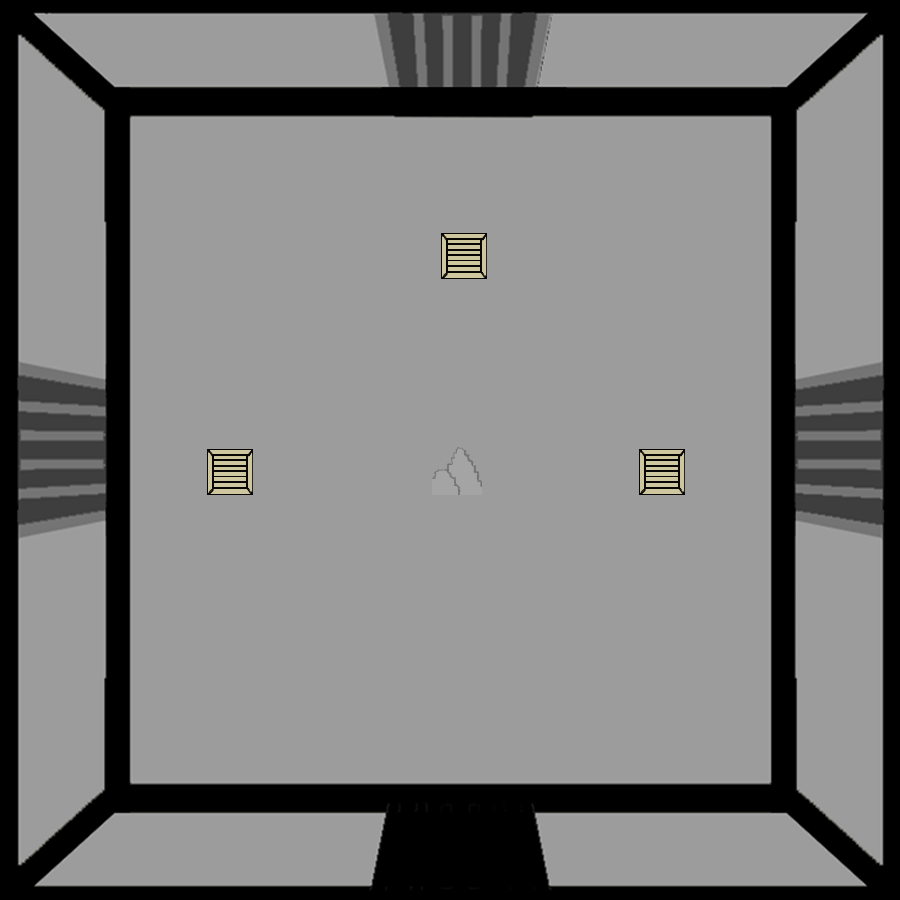

This game map was drawn from its Tiled (.tmx) file and the tilesets committed beside it. A one-line description and the trimmed map source follow:
An orthogonal 100x100 tile map with 9x9 px tiles, 2 tile layers (SALA, CAJAS Y ROCAS), 3 tilesets.

<map version="1.2" tiledversion="1.3.3" orientation="orthogonal" renderorder="right-down" width="100" height="100" tilewidth="9" tileheight="9" infinite="0" nextlayerid="3" nextobjectid="1">
 <tileset firstgid="1" source="PRISION4.tsx" />
 <tileset firstgid="10001" source="CAJA.tsx" />
 <tileset firstgid="10026" source="ROCAS.tsx" />
 <layer id="1" name="SALA" width="100" height="100">
  <data>[10000 cells, 10000 non-empty, 10000 distinct tile ids]</data>
 </layer>
 <layer id="2" name="CAJAS Y ROCAS" width="100" height="100">
  <data>[10000 cells, 780 non-empty, 730 distinct tile ids]</data>
 </layer>
</map>
